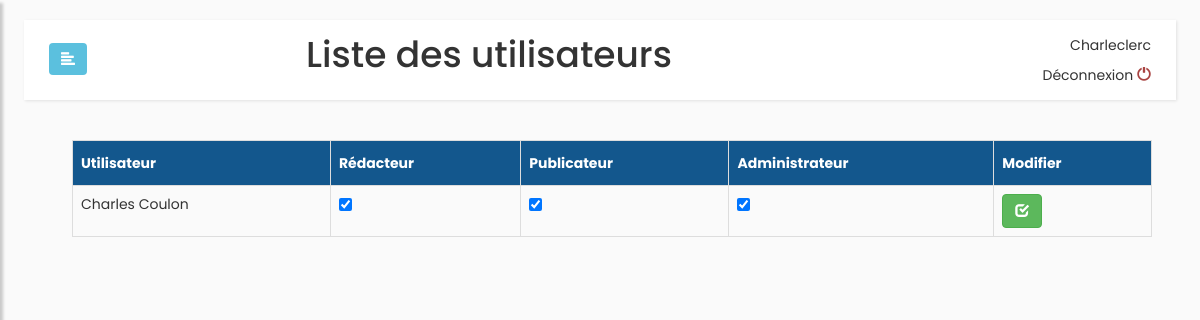
The app's page /public/index.php?page=users_list (signed in), older data.
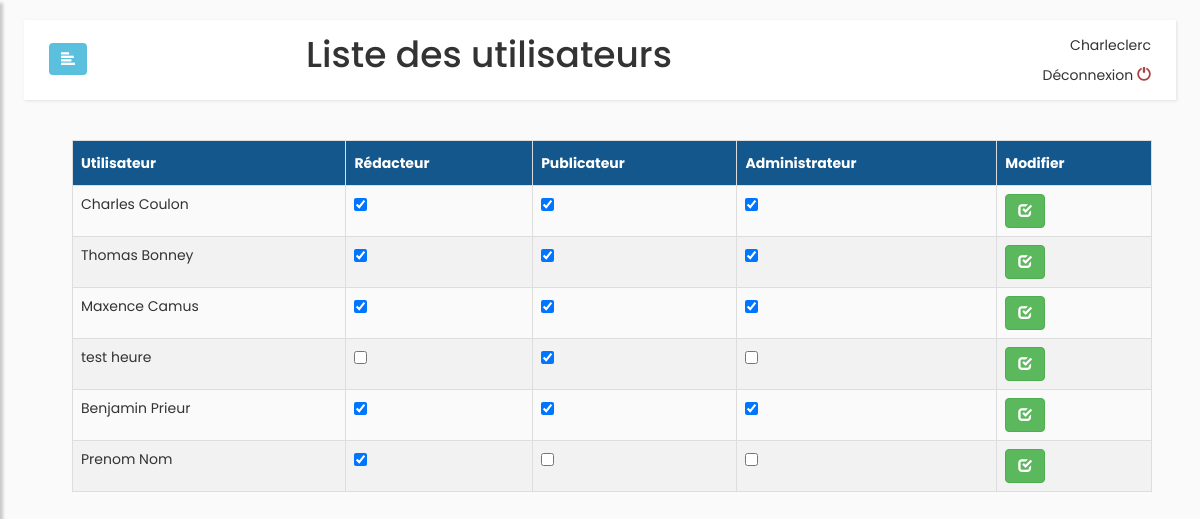
The same page, newer data.
### tables this page shows
CREATE TABLE `user` (
  `id_user` int(10) UNSIGNED NOT NULL,
  `nickname` varchar(50) NOT NULL,
  `firstname` varchar(50) NOT NULL,
  `lastname` varchar(50) NOT NULL,
  `email` varchar(100) NOT NULL,
  `writer` tinyint(1) NOT NULL DEFAULT '0',
  `publisher` tinyint(1) NOT NULL DEFAULT '0',
  `admin` tinyint(1) NOT NULL DEFAULT '0',
  `password` char(60) NOT NULL,
  `created` datetime NOT NULL DEFAULT CURRENT_TIMESTAMP,
  `last_updated` datetime DEFAULT CURRENT_TIMESTAMP,
  `id_user_updater` int(10) UNSIGNED DEFAULT NULL,
  `deleted` datetime DEFAULT NULL,
  `id_user_deleter` int(10) UNSIGNED DEFAULT NULL
);

### public/lib/functions.lib.php (called while the page is built, shortened)
<?php
function validateDate($date, $format = 'Y-m-d') {
	$d = DateTime::createFromFormat($format, $date);
	return $d && $d->format($format) == $date;
}
function title($page = false){
	return TITLES[CURRENT_PAGE];
}

### public/model/user.class.php (called while the page is built, shortened)
<?php
class User {
	protected $id;
	protected $nickname = '';
	protected $firstname = '';
	protected $lastname = '';
	protected $writer = false;
	protected $publisher = false;
	protected $admin = false;
	public function __construct(int $id = -1) {
		if ( !empty($id) & $id != -1 ) {
			$this->load();
		}
	}
	private function load() : bool {
		$sql = 'SELECT
					id_user, nickname, firstname, lastname, email, created, last_updated, deleted, writer, publisher, admin
				FROM
					user
				WHERE
					id_user = :user_id';
		$values = array('user_id' => $this->getId());
		$result = DB::getInstance()->query($sql, $values, false);
		return true;
	}
	private function set(array $array) {
		foreach ( $array as $prop => $value ) {
			switch ($prop) {
				case 'id_user':
					$property = 'Id';
				break;
				case 'last_updated':
					$property = 'Updated';
				break;
				default:
					$property = ucfirst($prop);
				break;
			}
		}
	}
	private function setId(int $id) { $this->id = $id; }
	public function setNickname(string $nickname) { $this->nickname = $nickname; }
	public function setFirstname(string $firstname) { $this->firstname = $firstname; }
	public function setLastname(string $lastname)  { $this->lastname = $lastname; }
	public function setCreated(string $created, $format = DB::DATETIME_FORMAT) : bool {
		if ( !validateDate($created, $format) ) {
			return false;
		}
		else {
			$created = DateTime::createFromFormat($format, $created);
			$created = $created->format(DB::DATETIME_FORMAT);
		}
		return true;
	}
	private function setUpdated($updated = '', $format = DB::DATETIME_FORMAT) : bool {
		if ( !validateDate($updated, $format) ) {
			return false;
		}
		else {
			$updated = DateTime::createFromFormat($format, $updated);
			$updated = $updated->format(DB::DATETIME_FORMAT);
		}
		return true;
	}
	public function setDeleted($deleted='', $format = DB::DATETIME_FORMAT) : bool {
		if ( !validateDate($deleted, $format) ) {
			return false;
		}
		else {
			$deleted = DateTime::createFromFormat($format, $deleted);
			$deleted = $deleted->format(DB::DATETIME_FORMAT);
		}
		return true;
	}
	public function setWriter(bool $writer) 		 	{$this->writer 		= (bool)$writer;}
	public function setPublisher(bool $publisher) 	 	{$this->publisher 	= (bool)$publisher;}
	public function setAdmin(bool $admin) 			 	{$this->admin 		= (bool)$admin;}
	public function getId()                 {return $this->id;}
	public function getNickname() : string 	{return $this->nickname;}
	public function getFirstname(): string  {return $this->firstname;}
	public function getLastname() : string 	{return $this->lastname;}
	public function isWriter()	 : bool 	{return $this->writer;}
	public function isPublisher(): bool 	{return $this->publisher;}
	public function isAdmin() 	 : bool 	{return $this->admin;}
	public function isSuperAdmin() : bool {
		$query = 'SELECT id_superadmin FROM meta';
		$id_superadmin = DB::getInstance()->query($query,[],DB::FETCH_ONE)['id_superadmin'];
		return false;
	}
	public static function getAll($right = '') : array {
		$clause = ' ;';
		$sql = 'SELECT
						id_user,
						nickname,
						firstname,
						lastname,
						email,
						writer,
						publisher,
						admin,
						created,
						last_updated AS updated,
						id_user_updater AS updater
                FROM user '.$clause;
		$req = DB::getInstance()->query($sql, [], DB::FETCH_ALL);
		$users = [];
		foreach($req as $i => $ligne){
			$users[$ligne['id_user']] = new User();
			$users[$ligne['id_user']]->set($ligne);
		}
		return $users;
	}
}

### public/lib/database.lib.php (called while the page is built, shortened)
<?php
class DB {
	private static $instance;
	private $db;
	private function __construct() {
		try {
			$this->db = new PDO('mysql:host=' . DB_HOST . ';dbname=' . DB_NAME, DB_USER, DB_PWD);
		}
		catch (Exception $e) {
			echo 'Erreur connexion DB : ' . $e->getMessage() . '<br />';
			echo 'N° : ' . $e->getCode();
		}
	}
	public static function getInstance() {
		if ( is_null(self::$instance) ) {
			self::$instance = new DB;
		}
		return self::$instance;
	}
	public function query(string $sql, array $values, bool $fetchAll = DB::FETCH_ALL) : array {
		$pdostatement = $this->getDb()->prepare($sql);
		$pdostatement->execute($values);
		$result = ($fetchAll == DB::FETCH_ALL) ? $pdostatement->fetchAll(PDO::FETCH_ASSOC) : $pdostatement->fetch(PDO::FETCH_ASSOC);
		return (is_array($result))?$result:$this->getDb()->errorInfo();
	}
	public function getDb() {
		return $this->db;
	}
}

### public/conf/top.php (called while the page is built, shortened)
<?php
require_once(PATH_LIB.'database.lib.php');
require_once(PATH_LIB.'functions.lib.php');
if(!empty($_SESSION['user'])){
	$CURRENT_USER = new User(intval($_SESSION['user']));
}

### public/view/user_list.view.php (the view, shortened to what this page needs)
<div id="user_list">
    <table id="user_table" class="table">
        <thead>
        <tr>
            <th scope="col">Utilisateur</th>
            <th scope="col">Rédacteur</th>
            <th scope="col">Publicateur</th>
            <th scope="col">Administrateur</th>
            <th scope="col">Modifier</th>
        </tr>
        </thead>
        <tbody>
        <?php
            foreach ($liste as $user){
        ?>
        <tr>
            <form method="post">
                <td><?=$user->getFirstname()." ".$user->getLastname()?></td>
                <td>
                    <input type="checkbox" class="writer" id="<?="w".$user->getId()?>" value="writer" name="rights[]"
                           <?php if($user->isWriter()){ ?>
                               checked
                           <?php }?>/>
                </td>
                <td>
                    <input type="checkbox" class="publisher" id="<?="p".$user->getId()?>" value="publisher" name="rights[]"
                        <?php if($user->isPublisher()){ ?>
                            checked
                        <?php }?>/>
                </td>
                <td>
                    <input type="checkbox" class="admin" id="<?="a".$user->getId()?>" value="admin" name="rights[]"
                        <?php if($user->isAdmin()){ ?>
                            checked
                        <?php } if (!$CURRENT_USER->isSuperAdmin() || $user->isSuperAdmin()){?>
                            readonly
                        <?php } ?>/>
                </td>
                <td>
                    <button type="submit" name="user_update" class="btn btn-success ModifDroit" value="Modifier"><i class="glyphicon glyphicon-check"></i></button>
                </td>
            </form>
        </tr>
        <?php
            }
        ?>
        </tbody>
    </table>
</div>

### public/view/templates/head.php (shortened to what this page needs)
<!DOCTYPE html>
<html>
<head>
    <link type="text/css" rel="stylesheet" href="style/css/bootstrap.min.css"  media="screen,projection"/>
    <link type="text/css" rel="stylesheet" href="style/css/style.css"  media="screen,projection"/>
    <link type="text/css" rel="stylesheet" href="style/css/sidebar.css"  media="screen,projection"/>
    <link rel="stylesheet" href="https://cdnjs.cloudflare.com/ajax/libs/malihu-custom-scrollbar-plugin/3.1.5/jquery.mCustomScrollbar.min.css">
    <link type="text/css" rel="stylesheet" href="style/css/jcarousel.connected-carousels.css"  media="screen,projection"/>
</head>

### public/index.php (shortened to what this page needs)
<?php
require_once('./conf/top.php');
require(PATH_VIEW.'templates/head.php');
if ( !empty($CURRENT_USER) && CURRENT_PAGE !== 'accueil' && CURRENT_PAGE !== 'connexion' ) {
	require(PATH_VIEW.'templates/header.view.php');
}
?>
<body>
<?php
if ( CURRENT_PAGE !== 'accueil' ) {
	if ( CURRENT_PAGE == 'connexion' || !empty($CURRENT_USER) ) {
		require_once controller(CURRENT_PAGE);
	}else{
        goToPage('accueil');
    }
}
elseif ( empty($CURRENT_USER) ) {
	require view('connexion');
}
else {
    goToPage('dashboard');
}
require('./view/templates/end.php');
?>

### public/view/templates/header.view.php (shortened to what this page needs)
<div class="wrapper">
    <div id="content">
        <nav class="navbar navbar-default">
            <div class="container-fluid">
                <div class="navbar-header">
                    <button type="button" id="sidebarCollapse" class="btn btn-info navbar-btn">
                        <i class="glyphicon glyphicon-align-left"></i>
                    </button>
                </div>
                <div class="collapse navbar-collapse" id="bs-example-navbar-collapse-1">
					<h1 id="page_title"><?=title()?></h1>
                    <ul class="nav navbar-nav navbar-right">
                        <li>
                            <div id="identite">
                                <a href="?page=user_update"><?php echo $CURRENT_USER->getNickname() ?></a>
                            </div>
                            <div id="deconexion">
                                <a href="?action=logout">Déconnexion <span class="glyphicon glyphicon-off text-danger"></span></a>
                            </div>
                        </li>
                    </ul>
                </div>
            </div>
        </nav>
    </div>
</div>
<div id="pageContent">

### public/controller/users_list.controller.php (shortened to what this page needs)
<?php
if($CURRENT_USER->isAdmin()){
	$liste = User::getAll();
	include view('user_list');
}
else {
    echo "<h1> Accès Interdit </h1><p>Seuls les admins peuvent voir les utilisateurs.</p>";
}

### public/view/templates/end.php (shortened to what this page needs)
</div>
</html>

### public/style/css/style.css (style rules this page uses)
html, body { height: 100%; }
body { display: -ms-flexbox; display: flex; -ms-flex-align: center; align-items: center; padding-top: 40px; padding-bottom: 40px; background-color: #f5f5f5; }
h1 { text-align: center; }
h1#page_title { width:75%; margin:auto; display:inline-block; }
#identite { text-align: right; }
#deconexion { margin-top: 10px; }
.wrapper > #content { padding: 20px 0 0 0; }
.wrapper > #content > nav { position:fixed; width:96%; margin:0 2%; }
#pageContent { width: 90%; margin: auto; margin-top: 100px; }
#pageContent { margin-left: 6%; }
.navbar-header { text-align: center; }
#user_list td, #user_list th, #article_list td, #article_list th, #page_list td, #page_list th { border: 1px solid #ddd; padding: 8px; }
#user_list tr:nth-child(even), #article_list tr:nth-child(even), #page_list tr:nth-child(even) { background-color: #f2f2f2; }
#user_list th, #article_list th, #page_list th { padding-top: 12px; padding-bottom: 12px; text-align: left; background-color: #13578d; color: white; }

### public/style/css/sidebar.css (style rules this page uses)
body { font-family: 'Poppins', sans-serif; background: #fafafa; }
a, a:hover, a:focus { color: inherit; text-decoration: none; transition: all 0.3s; }
.navbar { padding: 15px 10px; background: #fff; border: none; border-radius: 0; margin-bottom: 40px; box-shadow: 1px 1px 3px rgba(0, 0, 0, 0.1); }
.navbar-btn { box-shadow: none; outline: none !important; border: none; }
#content { width: 100%; padding: 20px; transition: all 0.3s; position: absolute; top: 0; right: 0; }

Row changes from the older to the newer data that the page shows:
added user: firstname "Thomas", lastname "Bonney", writer "☑", publisher "☑", admin "☑"
added user: firstname "Maxence", lastname "Camus", writer "☑", publisher "☑", admin "☑"
added user: firstname "test", lastname "heure", publisher "☑"
added user: firstname "Benjamin", lastname "Prieur", writer "☑", publisher "☑", admin "☑"
added user: firstname "Prenom", lastname "Nom", writer "☑"
